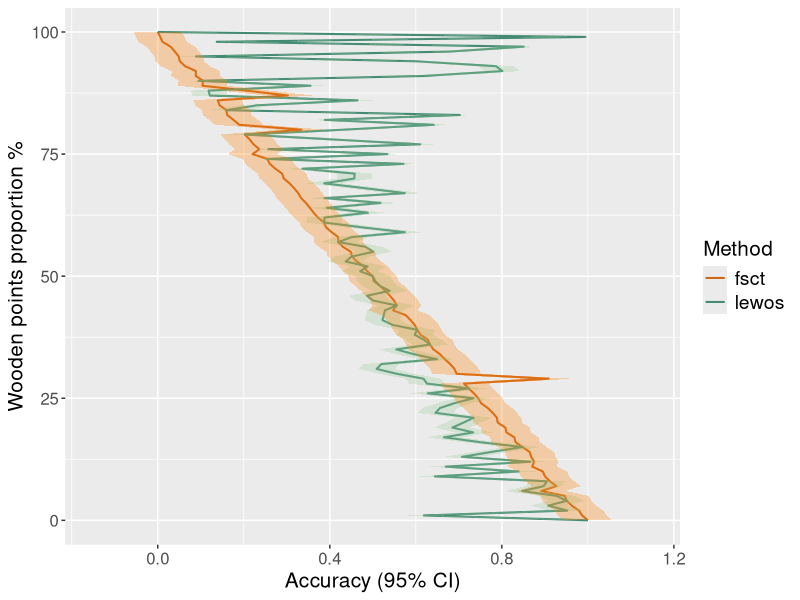
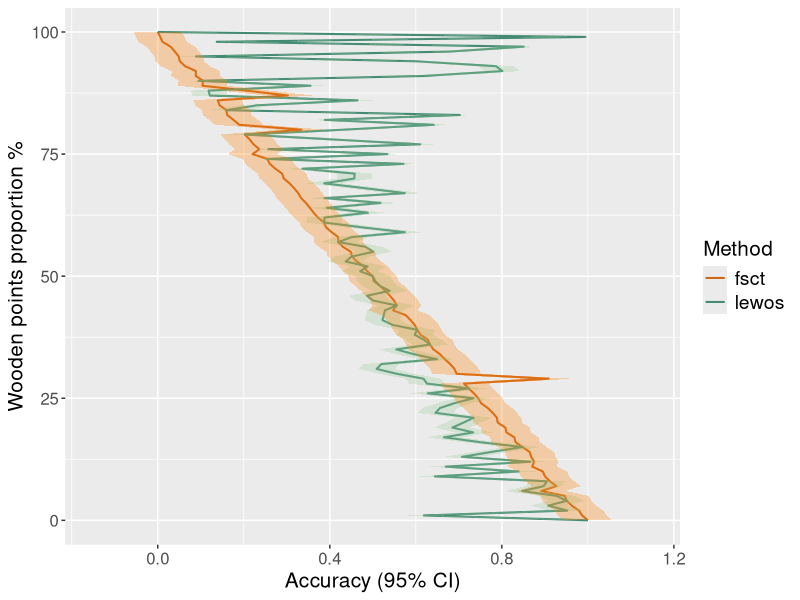
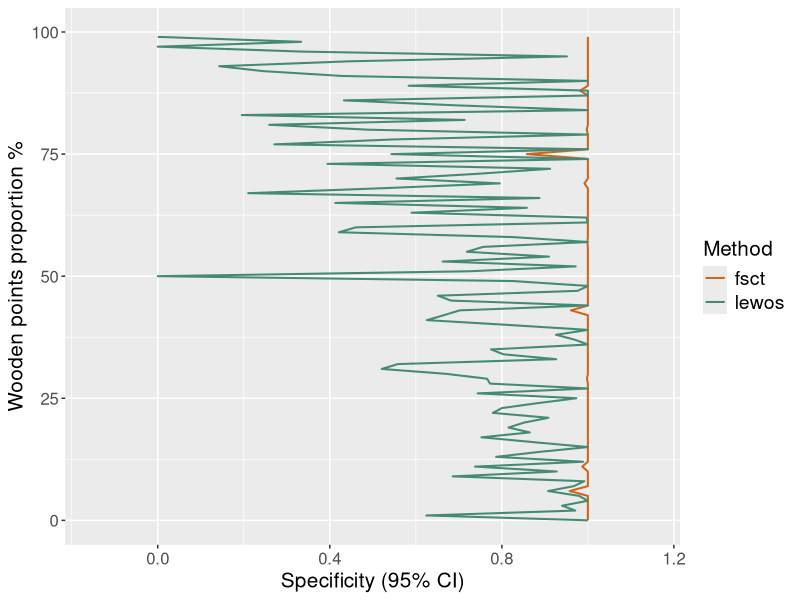
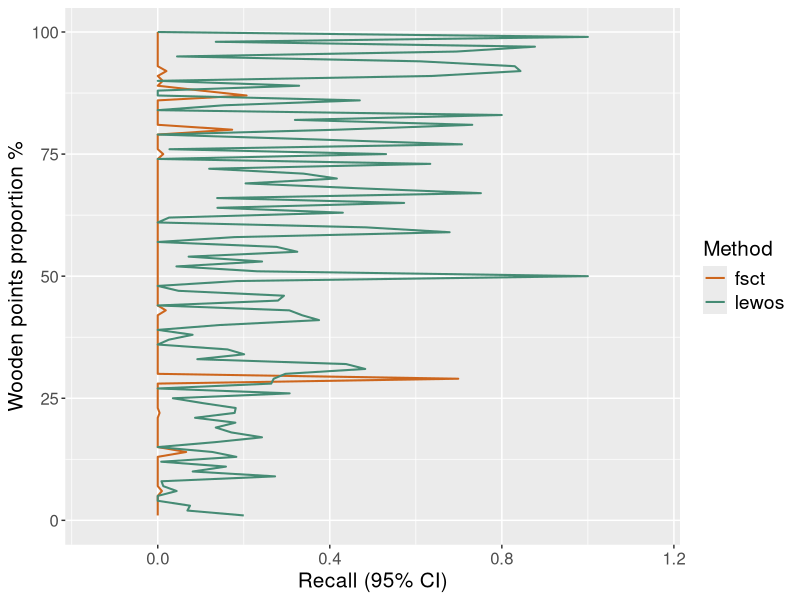
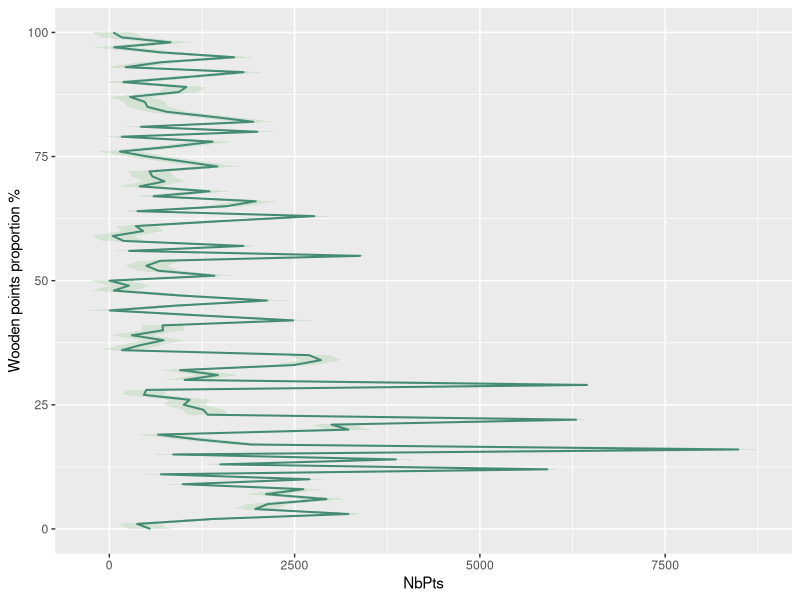

These charts were generated, in order, by the following R code:
library("ggplot2")

heights <- c(0,1,2,3,4,5,6,7,8,9,10,11,12,13,14,15,16,17,18,19,20,21,22,23,24,25,26,27,28,29,30,31,32,33,34,35,36,37,38,39,40,41,42,43,44,45,46,47,48,49,50,51,52,53,54,55,56,57,58,59,60,61,62,63,64,65,66,67,68,69,70,71,72,73,74,75,76,77,78,79,80,81,82,83,84,85,86,87,88,89,90,91,92,93,94,95,96,97,98,99,100)
heights_all <- c(heights,heights)

method_lewos <- c()
method_fsct <- c()
for (i in seq(0,100,by=1)){
  method_lewos <- c(method_lewos, "lewos_dbscan")
  method_fsct <- c(method_fsct, "fsct")
}
method_all <- c(method_lewos,method_fsct)

v_lewos_dbscan_acc <- c(1.0,0.6186666666666667,0.9519368723098995,0.9079355238685679,0.9507364144235653,0.927434456928839,0.8470467736428815,0.8973509933774835,0.9048165137614679,0.6445115810674723,0.8388888888888889,0.6695402298850575,0.8661590524534687,0.7072192513368984,0.7754785307811691,0.8480278422273781,0.7496758986446671,0.665443104352386,0.7333887043189369,0.684931506849315,0.7104773713577185,0.7344896597731821,0.6457605589075898,0.6563677467972872,0.6900630914826499,0.7340637450199203,0.6278855032317636,0.723175965665236,0.626,0.6179391682184978,0.5561023622047244,0.5088797814207651,0.5198744769874477,0.6489533011272142,0.5963559915907498,0.5547309833024119,0.6331360946745562,0.6183574879227053,0.5972602739726027,0.6032786885245902,0.5463347164591977,0.5222841225626741,0.5254237288135594,0.5282555282555282,0.5555555555555556,0.500542888165038,0.48658823529411765,0.5392561983471075,0.5166666666666667,0.5057034220532319,0.5,0.47071277346506707,0.4879154078549849,0.43687374749499,0.45043731778425655,0.5013301803133313,0.48314606741573035,0.4200332042058661,0.45077720207253885,0.574468085106383,0.4747252747252747,0.3865546218487395,0.38771466314398945,0.4882544271774485,0.39313984168865435,0.5176991150442478,0.3878481012658228,0.5745393634840871,0.48332097850259453,0.38686131386861317,0.45698924731182794,0.4578313253012048,0.3364140480591497,0.5713305898491083,0.2547642928786359,0.5338491295938105,0.2569444444444444,0.6101895734597157,0.406025824964132,0.20238095238095238,0.43264897346019027,0.6416861826697893,0.3884595569294178,0.7022955523672884,0.15938303341902313,0.23106796116504855,0.46458333333333335,0.12099644128113879,0.1182108626198083,0.3551491819056785,0.09473684210526316,0.6180758017492711,0.8013245033112583,0.7863636363636364,0.6014285714285714,0.08907363420427554,0.6794117647058824,0.8507462686567164,0.13713592233009708,0.9940828402366864,0.0)
v_fsct_acc <- c(1.0,0.9866666666666667,0.9791965566714491,0.962802231866088,0.9507364144235653,0.9466292134831461,0.8914305223625811,0.9266792809839167,0.911697247706422,0.9003021148036254,0.8951851851851852,0.8706896551724138,0.8749576988155668,0.8683155080213903,0.8647180548370409,0.8480278422273781,0.8318208603417796,0.8290508652333508,0.8106312292358804,0.8082191780821918,0.7904525728456293,0.7885256837891927,0.7789774531597332,0.7671439336850038,0.751577287066246,0.7450199203187251,0.7349953831948292,0.723175965665236,0.712,0.9089075108628182,0.6948818897637795,0.6898907103825137,0.6799163179916318,0.6674718196457327,0.6562718990889979,0.6408163265306123,0.6331360946745562,0.6280193236714976,0.6109589041095891,0.6032786885245902,0.5975103734439834,0.5877437325905293,0.5766747376916869,0.5470925470925471,0.5555555555555556,0.5494028230184582,0.5397647058823529,0.5289256198347108,0.5166666666666667,0.5019011406844106,0.5,0.48694424841213835,0.4788519637462236,0.46292585170340683,0.4518950437317784,0.44871415903044637,0.4307116104868914,0.4194798007747648,0.41968911917098445,0.40425531914893614,0.3912087912087912,0.3865546218487395,0.3725231175693527,0.36248644741597397,0.35356200527704484,0.3445006321112516,0.3331645569620253,0.32663316582914576,0.3172720533728688,0.30656934306569344,0.29301075268817206,0.2891566265060241,0.2735674676524954,0.2606310013717421,0.2547642928786359,0.2205029013539652,0.2361111111111111,0.22274881516587677,0.21377331420373027,0.20238095238095238,0.33400100150225337,0.18969555035128804,0.17619783616692428,0.16140602582496413,0.15938303341902313,0.1436893203883495,0.13958333333333334,0.302491103202847,0.2055378061767838,0.1039461020211742,0.10526315789473684,0.08843537414965986,0.08885209713024282,0.06363636363636363,0.05142857142857143,0.048693586698337295,0.039705882352941174,0.029850746268656716,0.010922330097087379,0.005917159763313609,0.0)
acc_all <- c(v_lewos_dbscan_acc, v_fsct_acc)

v_lewos_dbscan_spe <- c(1.0,0.6243243243243243,0.9706959706959707,0.9401159047005795,1.0,0.9797230464886251,0.9074889867841409,0.967330270546197,0.9916142557651991,0.685682326621924,0.927596193628465,0.737785016286645,0.9887836008508992,0.7867590454195535,0.8853599516031458,1.0,0.8744686880136016,0.7526881720430108,0.8647540983606558,0.815442561205273,0.8509803921568627,0.9082064297800339,0.7789795918367347,0.8005893909626719,0.8835257082896117,0.9732620320855615,0.7437185929648241,1.0,0.7724719101123596,0.7655766681396377,0.669971671388102,0.5207920792079208,0.5584615384615385,0.9264173703256936,0.803523758675921,0.7747539085118703,1.0,0.9692307692307692,0.9260089686098655,1.0,0.8171296296296297,0.6255924170616114,0.6648005598320503,0.7021897810218978,1.0,0.6818181818181818,0.6512641673931997,0.9765625,1.0,0.8257575757575758,0.0,0.7231884057971014,0.9716088328075709,0.6623376623376623,0.9096774193548387,0.7187088274044796,0.7565217391304347,1.0,0.8271604938271605,0.42105263157894735,0.4606741573033708,1.0,0.9964539007092199,0.5902293120638086,0.8582089552238806,0.41284403669724773,0.8875379939209727,0.21025641025641026,0.5186915887850467,0.7952755905511811,0.555045871559633,0.75,0.9121621621621622,0.39473684210526316,1.0,0.5433070866141733,1.0,0.2712765957446808,0.5469798657718121,1.0,0.4897435897435897,0.25925925925925924,0.7134502923976608,0.19555555555555557,1.0,0.6891891891891891,0.43283582089552236,1.0,1.0,0.5833333333333334,1.0,0.42857142857142855,0.2440944881889764,0.14285714285714285,0.4444444444444444,0.9512195121951219,0.3333333333333333,0.0,0.3333333333333333,0.0,NA)
v_fsct_spe <- c(1.0,1.0,1.0,1.0,1.0,1.0,0.9577826725403817,1.0,1.0,1.0,1.0,0.9869706840390879,1.0,1.0,1.0,1.0,1.0,1.0,1.0,1.0,1.0,1.0,1.0,1.0,1.0,1.0,1.0,1.0,1.0,0.9980114891736632,1.0,1.0,1.0,1.0,1.0,1.0,1.0,1.0,1.0,1.0,1.0,1.0,1.0,0.9605839416058394,1.0,1.0,1.0,1.0,1.0,1.0,1.0,1.0,1.0,1.0,1.0,1.0,1.0,0.9986824769433466,1.0,1.0,1.0,1.0,1.0,1.0,1.0,1.0,1.0,1.0,1.0,0.9921259842519685,1.0,1.0,1.0,1.0,1.0,0.8582677165354331,1.0,1.0,1.0,1.0,0.9974358974358974,1.0,1.0,1.0,1.0,1.0,1.0,1.0,0.9819819819819819,1.0,1.0,1.0,1.0,1.0,1.0,1.0,1.0,1.0,1.0,1.0,NA)
spe_all <- c(v_lewos_dbscan_spe, v_fsct_spe)

v_lewos_dbscan_rec <- c(NA,0.2,0.06896551724137931,0.075,0.0,0.0,0.04390243902439024,0.012903225806451613,0.008658008658008658,0.2727272727272727,0.0812720848056537,0.15853658536585366,0.008119079837618403,0.18274111675126903,0.12678571428571428,0.0,0.1324456902592852,0.24233128834355827,0.17105263157894737,0.1349206349206349,0.1804733727810651,0.08675078864353312,0.17882689556509299,0.18122977346278318,0.10476190476190476,0.03515625,0.30662020905923343,0.0,0.2638888888888889,0.26955161626694474,0.2967741935483871,0.48237885462555063,0.43790849673202614,0.09200968523002422,0.20081549439347604,0.1621900826446281,0.0,0.025974025974025976,0.08098591549295775,0.0,0.14432989690721648,0.375,0.33555767397521447,0.30597014925373134,0.0,0.27951807228915665,0.2934560327198364,0.04824561403508772,0.0,0.183206106870229,1.0,0.2310866574965612,0.043478260869565216,0.24253731343283583,0.07180851063829788,0.32439678284182305,0.27631578947368424,0.0,0.17857142857142858,0.6785714285714286,0.48375451263537905,0.0,0.02631578947368421,0.4302721088435374,0.13877551020408163,0.5728061716489875,0.13819286256643887,0.7512437810945274,0.46688382193268185,0.20422535211267606,0.41634980988593157,0.3389830508474576,0.11959287531806616,0.6335807050092764,0.0,0.5307692307692308,0.02727272727272727,0.7073170731707317,0.3677007299270073,0.0,0.4187927815805849,0.7312138728323699,0.31894934333958724,0.7998289136013687,0.0,0.15419501133786848,0.46973365617433416,0.0,0.0,0.32867883995703545,0.0,0.6364605543710021,0.8433234421364986,0.8300970873786407,0.6099397590361446,0.0449438202247191,0.6937212863705973,0.8769230769230769,0.13496932515337423,1.0,0.0)
v_fsct_rec <- c(NA,0.0,0.0,0.0,0.0,0.0,0.00975609756097561,0.0,0.0,0.0,0.0,0.0,0.0,0.0,0.06607142857142857,0.0,0.0,0.0,0.0,0.0,0.0,0.0,0.004291845493562232,0.0,0.0,0.0,0.0,0.0,0.0,0.6986444212721585,0.0,0.0,0.0,0.0,0.0,0.0,0.0,0.0,0.0,0.0,0.0,0.0,0.0,0.018656716417910446,0.0,0.0,0.0,0.0,0.0,0.0,0.0,0.0,0.0,0.0,0.0,0.0,0.0,0.0,0.0,0.0,0.0,0.0,0.0,0.0,0.0,0.0,0.0,0.0,0.0,0.0,0.0,0.0,0.0,0.0,0.0,0.01282051282051282,0.0,0.0,0.0,0.0,0.1729931549471064,0.0,0.0,0.0,0.0,0.0,0.0,0.20647773279352227,0.10144927536231885,0.0,0.011627906976744186,0.0,0.020178041543026708,0.0,0.0,0.0,0.0,0.0,0.0,0.0,0.0)
rec_all <- c(v_lewos_dbscan_rec, v_fsct_rec)

v_lewos_dbscan_acc <- v_lewos_dbscan_acc[!is.nan(v_lewos_dbscan_acc)]
v_lewos_dbscan_spe <- v_lewos_dbscan_spe[!is.nan(v_lewos_dbscan_spe)]
v_lewos_dbscan_rec <- v_lewos_dbscan_rec[!is.nan(v_lewos_dbscan_rec)]
v_fsct_acc <- v_fsct_acc[!is.nan(v_fsct_acc)]
v_fsct_spe <- v_fsct_spe[!is.nan(v_fsct_spe)]
v_fsct_rec <- v_fsct_rec[!is.nan(v_fsct_rec)]

ci_lewos_acc <- (sd(v_lewos_dbscan_acc) * 1.96)/(length(v_lewos_dbscan_acc)**0.5)
ci_lewos_spe <- (sd(v_lewos_dbscan_spe) * 1.96)/(length(v_lewos_dbscan_spe)**0.5)
ci_lewos_rec <- (sd(v_lewos_dbscan_rec) * 1.96)/(length(v_lewos_dbscan_rec)**0.5)
cat("ci_lewos_acc=",ci_lewos_acc,'\n')
cat("ci_lewos_spe=",ci_lewos_spe,'\n')
cat("ci_lewos_rec=",ci_lewos_rec,'\n')

ci_fsct_acc <- (sd(v_fsct_acc) * 1.96)/(length(v_fsct_acc)**0.5)
ci_fsct_spe <- (sd(v_fsct_spe) * 1.96)/(length(v_fsct_spe)**0.5)
ci_fsct_rec <- (sd(v_fsct_rec) * 1.96)/(length(v_fsct_rec)**0.5)
cat("ci_fsct_acc=",ci_fsct_acc,'\n')
cat("ci_fsct_spe=",ci_fsct_spe,'\n')
cat("ci_fsct_rec=",ci_fsct_rec,'\n')


nb_pts <- c(554,375,1394,3226,1969,2136,2929,2114,2616,993,2700,696,5910,1496,3866,862,8485,1907,1204,657,3226,2998,6298,1327,1268,1004,1083,466,500,6444,1016,1464,956,2484,2854,2695,169,414,730,305,723,718,2478,1221,9,921,2125,968,60,263,2,1417,662,499,686,3383,267,1807,193,47,455,357,1514,2767,379,1582,1975,597,1349,411,744,581,541,1458,997,517,144,844,1394,168,1997,427,1941,1394,778,515,480,281,939,1039,190,1029,1812,220,700,1684,680,67,824,169,53)
nb_pts_all <- c(nb_pts, nb_pts)

df <- data.frame(Height=heights_all, Method=method_all, Accuracy=acc_all, Specificity=spe_all, Recall=rec_all, NbPts=nb_pts_all)
df

df_bis <- data.frame(Height = heights, NbPts=nb_pts)
df_bis
# Accuracy
p_acc<- ggplot(df, aes(x = Height, y = Accuracy, colour = Method)) +
  geom_line(lwd=.7) +
  geom_ribbon(data=df[df$Method=="lewos_dbscan",], aes(ymin = Accuracy - ci_lewos_acc, ymax = Accuracy+ ci_lewos_acc), 
              alpha = .3, fill = "darkseagreen3", color = "transparent") +
  geom_ribbon(data=df[df$Method=="fsct",], aes(ymin = Accuracy - ci_fsct_acc, ymax = Accuracy+ ci_fsct_acc), 
              alpha = .3, fill = "darkorange1", color = "transparent") +
  labs(x = "Wooden points proportion %", y = "Accuracy (95% CI)") +
  ylim(-0.15,1.15)+
  scale_color_manual(name = "Method", values =c('lewos_dbscan'='aquamarine4','fsct'='chocolate3'), labels = c('fsct','lewos')) + 
  coord_flip() +
  theme(text = element_text(size=15), axis.text=element_text(size=12), legend.title = element_text(size=15), legend.text = element_text(size=14))
p_acc

# Specificity
p_spe<- ggplot(df, aes(x = Height, y = Specificity, colour = Method)) +
  geom_line(lwd=.7) +
  geom_ribbon(data=df[df$Method=="lewos_dbscan",], aes(ymin = Specificity - ci_lewos_spe, ymax = Specificity+ ci_lewos_spe), 
              alpha = .3, fill = "darkseagreen3", color = "transparent") +
  geom_ribbon(data=df[df$Method=="fsct",], aes(ymin = Specificity - ci_fsct_spe, ymax = Specificity+ ci_fsct_spe), 
              alpha = .3, fill = "darkorange1", color = "transparent") +
  labs(x = "Wooden points proportion %", y = "Specificity (95% CI)") +
  ylim(-0.15,1.15)+
  scale_color_manual(name = "Method", values =c('lewos_dbscan'='aquamarine4','fsct'='chocolate3'), labels = c('fsct','lewos')) + 
  coord_flip() +
  theme(text = element_text(size=15), axis.text=element_text(size=12), legend.title = element_text(size=15), legend.text = element_text(size=14))
#p_spe

# Recall
p_rec<- ggplot(df, aes(x = Height, y = Recall, colour = Method)) +
  geom_line(lwd=.7) +
  geom_ribbon(data=df[df$Method=="lewos_dbscan",], aes(ymin = Recall - ci_lewos_rec, ymax = Recall+ ci_lewos_rec), 
              alpha = .3, fill = "darkseagreen3", color = "transparent") +
  geom_ribbon(data=df[df$Method=="fsct",], aes(ymin = Recall - ci_fsct_rec, ymax = Recall+ ci_fsct_rec), 
              alpha = .3, fill = "darkorange1", color = "transparent") +
  labs(x = "Wooden points proportion %", y = "Recall (95% CI)") +
  ylim(-0.15,1.15)+
  scale_color_manual(name = "Method", values =c('lewos_dbscan'='aquamarine4','fsct'='chocolate3'), labels = c('fsct','lewos')) + 
  coord_flip() +
  theme(text = element_text(size=15), axis.text=element_text(size=12), legend.title = element_text(size=15), legend.text = element_text(size=14))
#p_rec
my_list <- list("acc" = p_acc, "spe" = p_spe, "rec" = p_rec)

my_list$acc
my_list$spe
my_list$rec

ci_NbPts <- (sd(nb_pts) * 1.96)/(length(nb_pts)**0.5)
p1<- ggplot(df_bis, aes(x = Height, y = NbPts)) +
  geom_ribbon(aes(ymin = NbPts - ci_NbPts, ymax = NbPts+ ci_NbPts), 
              alpha = .3, fill = "darkseagreen3", color = "transparent") +
  geom_line(color = "aquamarine4", lwd=.7) +
  labs(x = "Wooden points proportion %", y = "NbPts") +
  coord_flip()
p1
